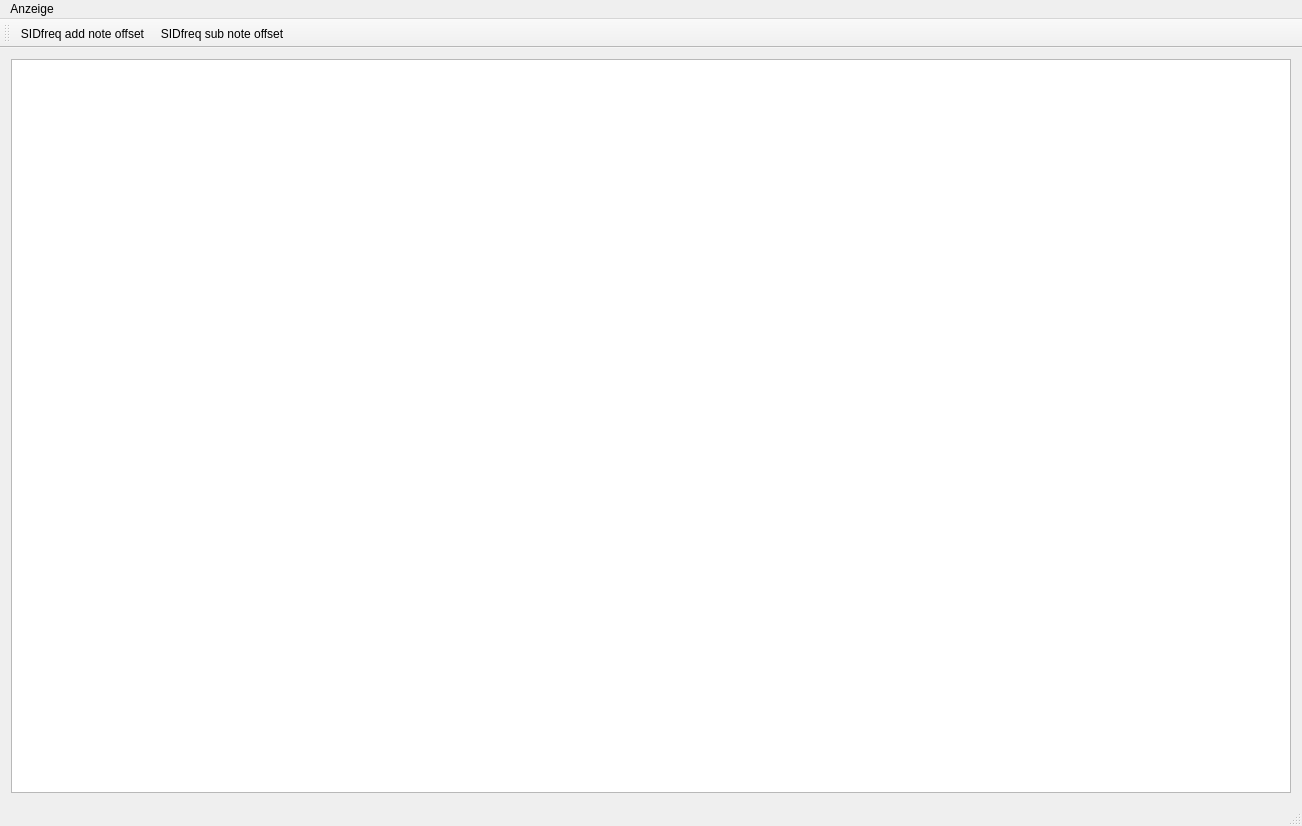
<?xml version="1.0" encoding="UTF-8"?>
<ui version="4.0">
 <class>FTest</class>
 <widget class="QMainWindow" name="FTest">
  <property name="geometry">
   <rect>
    <x>0</x>
    <y>0</y>
    <width>1298</width>
    <height>826</height>
   </rect>
  </property>
  <property name="windowTitle">
   <string>FTest</string>
  </property>
  <widget class="QWidget" name="centralWidget">
   <layout class="QVBoxLayout" name="verticalLayout">
    <item>
     <widget class="QGraphicsView" name="v">
      <property name="minimumSize">
       <size>
        <width>1280</width>
        <height>720</height>
       </size>
      </property>
     </widget>
    </item>
   </layout>
  </widget>
  <widget class="QMenuBar" name="menuBar">
   <property name="geometry">
    <rect>
     <x>0</x>
     <y>0</y>
     <width>1298</width>
     <height>33</height>
    </rect>
   </property>
   <widget class="QMenu" name="menuAnzeige">
    <property name="title">
     <string>Anzeige</string>
    </property>
    <addaction name="nn"/>
    <addaction name="separator"/>
    <addaction name="ldy"/>
    <addaction name="l10x"/>
    <addaction name="separator"/>
    <addaction name="xToValues"/>
    <addaction name="co5"/>
   </widget>
   <addaction name="menuAnzeige"/>
  </widget>
  <widget class="QToolBar" name="mainToolBar">
   <attribute name="toolBarArea">
    <enum>TopToolBarArea</enum>
   </attribute>
   <attribute name="toolBarBreak">
    <bool>false</bool>
   </attribute>
   <addaction name="sf_add"/>
   <addaction name="sf_sub"/>
  </widget>
  <widget class="QStatusBar" name="statusBar"/>
  <action name="ldy">
   <property name="checkable">
    <bool>true</bool>
   </property>
   <property name="checked">
    <bool>true</bool>
   </property>
   <property name="text">
    <string>ld-Skala in y</string>
   </property>
  </action>
  <action name="l10x">
   <property name="checkable">
    <bool>true</bool>
   </property>
   <property name="checked">
    <bool>true</bool>
   </property>
   <property name="text">
    <string>log10-Skala in x</string>
   </property>
  </action>
  <action name="xToValues">
   <property name="checkable">
    <bool>true</bool>
   </property>
   <property name="checked">
    <bool>true</bool>
   </property>
   <property name="text">
    <string>X beschränken</string>
   </property>
  </action>
  <action name="co5">
   <property name="checkable">
    <bool>true</bool>
   </property>
   <property name="checked">
    <bool>true</bool>
   </property>
   <property name="text">
    <string>Cutoff &lt;&lt; 5</string>
   </property>
  </action>
  <action name="sf_add">
   <property name="icon">
    <iconset theme="list-add"/>
   </property>
   <property name="text">
    <string>SIDfreq add note offset</string>
   </property>
   <property name="menuRole">
    <enum>QAction::MenuRole::NoRole</enum>
   </property>
  </action>
  <action name="sf_sub">
   <property name="icon">
    <iconset theme="list-remove"/>
   </property>
   <property name="text">
    <string>SIDfreq sub note offset</string>
   </property>
   <property name="menuRole">
    <enum>QAction::MenuRole::NoRole</enum>
   </property>
  </action>
  <action name="nn">
   <property name="checkable">
    <bool>true</bool>
   </property>
   <property name="text">
    <string>Noten-#</string>
   </property>
  </action>
 </widget>
 <layoutdefault spacing="6" margin="11"/>
 <resources/>
 <connections/>
</ui>
